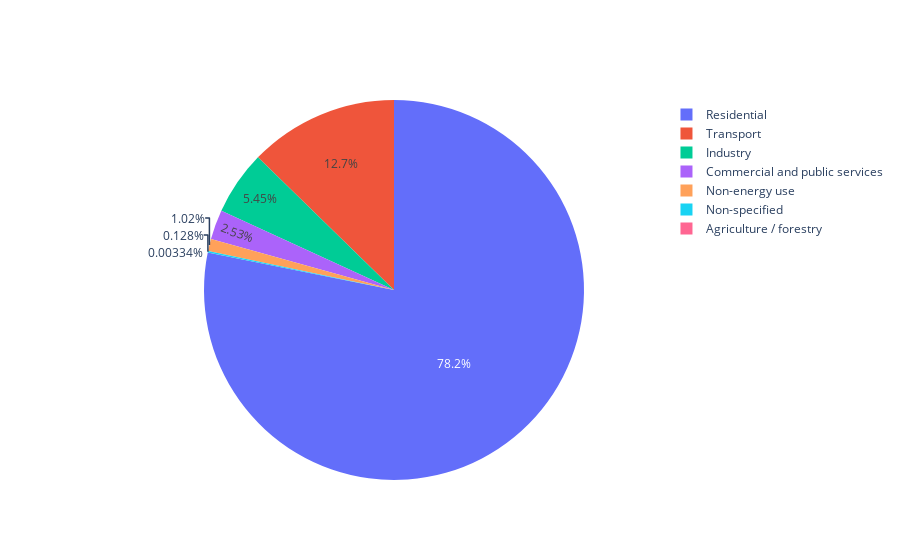

This figure's notebook cell:
### Code cell
fig = go.Figure(go.Pie(
    values = tc_sectorm.iloc[-1],
    labels = tc_sectorm.columns,
    pull=[0, 0, 0, 0, 0, 0, 0 ],
    # texttemplate = "%{label}: %{value:,s} <br>(%{percent})",
    # textposition = "outside"
    ))

fig.show()

### Figure 1 — Plotly figure (JSON) as saved in the notebook; plotly's stock layout.template omitted (floating-point values rounded to 4 significant figures)
{"data": [{"labels": ["Industry", "Transport", "Residential", "Commercial and public services", "Agriculture / forestry", "Non-energy use", "Non-specified"], "pull": [0, 0, 0, 0, 0, 0, 0], "type": "pie", "values": [86380000.0, 201500000.0, 1240000000.0, 40170000.0, 53060.0, 16220000.0, 2026000.0]}], "layout": {}}
